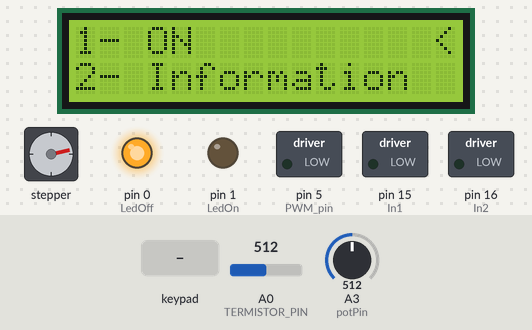
Bench run of a sketch on a simulated Arduino Uno, built with avr-gcc and run on an emulated ATmega328P. On the bench: 16×2 character LCD, stepper motor, switched loads named in the sketch (green lamp = pin HIGH), output pins drawn as LEDs (lit = HIGH). The inputs (shaded band) are chosen by the test bench; at power-on: A3 (potPin) = 512, A0 (TERMISTOR_PIN) = 512. Stepper angles assume 200 steps per turn.

Above: at 1.2 s.
1.3 s: key '#' pressed
At 1.48 s:
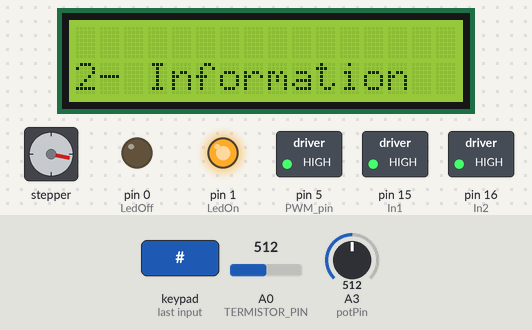
At 2.09 s:
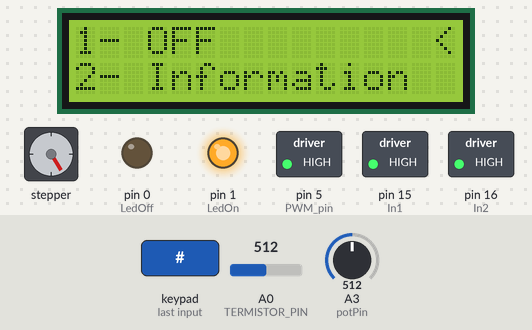
3.7 s: key 'B' pressed
At 3.91 s:
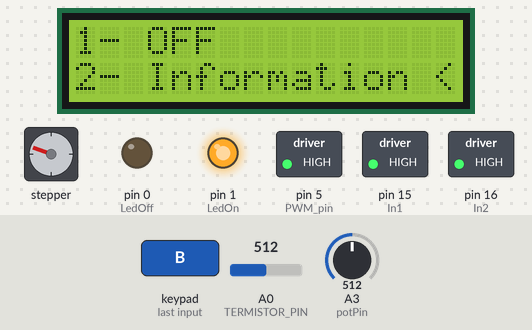
At 4.52 s:
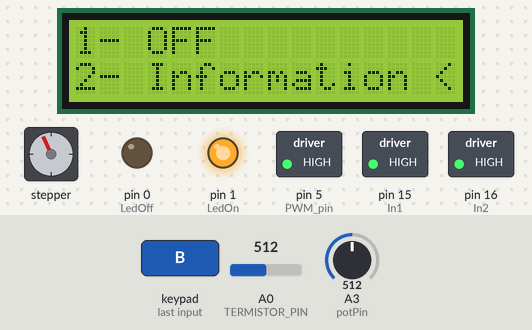
6.1 s: keypad keys 4 1 2 1 1 1 0 # pressed 0.4 s apart
10.8 s: A3 (potPin) set to 113
13.8 s: A3 (potPin) set to 91
16.8 s: keypad keys 4 1 2 1 1 1 0 D pressed 0.4 s apart
Timing chart, 0 to 23.9 s (numbered marks = the images above; inputs shaded):
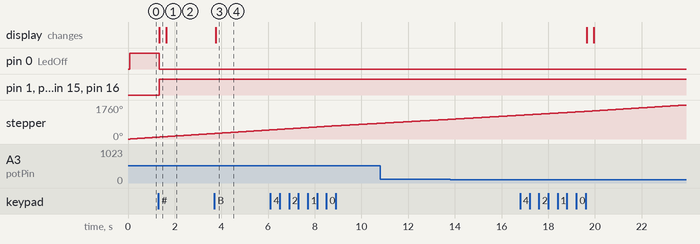

The sketch:

main.ino
```cpp
/*
  * This is a program for an extructor filament created in ULSA university for
 * re-use bottle plastic material (PETG) to then use in a 3D printed.
 *
 * Autors: Ana Arce
 *         Daniel Centeno
 *         David Santana
 *
 * Version: 1.1.3
 *
 * Pin used:
 *
 * KeyPad Pines :
 *    for rows = 4, 12, 11, 10
 *    for column = 9, 8, 7, 6
 *
 * LCD 16x2 with I2C communication model pines:
 *    for SDA = A4
 *    for SCL = A5
 *
 *Big Steeper motor (Extructor motor)
 *
 *  for motor direction = 2
 *  for signal motor = 3
 *  for Enable = 4
 *
 *Termistor
 *
 *  for termistor = A0
 *
 *PWM Output signal pin
 *
 *  for PWM_pin = 5
 *
 *Indication Pin_Leds
 *
 *  for Led_On = 1
 *  for Led_Off = 0
 *
 *Fan Pins
 *
 *  for Fan1 = 15
 *  for fan2 = 16
 *
 *Pot Pin for the velocity of the stepper motor
 *
 *  for Velocity = A3
 *
 */

#include <Wire.h>
#include <LiquidCrystal_I2C.h>
#include <Keypad.h>
#include <AccelStepper.h>
#include <math.h>

//Display configuration
LiquidCrystal_I2C lcd(0x27,16,2); //0x3F  0x27  0x20  0x3c

//Keypad configuration
const int row_num = 4;
const int column_num = 4;

char keys[row_num][column_num] = {
    {'1', '2', '3', 'A'},
    {'4', '5', '6', 'B'},
    {'7', '8', '9', 'C'},
    {'.', '0', '#', 'D'}};

int line = 1;
char TECLA;
boolean state = false;

byte pin_rows[row_num] = {4, 12, 11, 10};
byte pin_column[column_num] = {9, 8, 7, 6};
Keypad teclado = Keypad(makeKeymap(keys), pin_rows, pin_column, 4, 4);


//Variable to control temperature
// Set temperatura for the PID
int set_temperature = 200;
// Variable to get the temperature
int temperature = 0;

// Definir constantes
const int TERMISTOR_PIN = A0;
const float R_FIXED = 10000.0;   // Resistencia en serie con el termistor
const float NOMINAL_RESISTANCE = 100000.0;  // Resistencia nominal del termistor
const float NOMINAL_TEMP = 25.0;  // Temperatura nominal del termistor
const float B_COEFFICIENT = 3950.0; // Coeficiente beta del termistor

//*********************************************************************************************************************************
// PID Values
float PID_error = 0;
float previous_error = 0;
float elapsedTime, Time, timePrev;
float PID_Signal = 0;
float last_set_temperature = 0;
int max_PWM = 255;
int PWM_pin = 5;

//***********************************************************************************************************************************
// PID contants
float Kp = 90, P = 0;
float Ki = 30, I = 0;
float Kd = 80, D = 0;
float last_kp = 0;
float last_ki = 0;
float last_kd = 0;

//************************************************************************************************************************************
//Stepper motor configuration

#define dirPin 2
#define stepPin 3
#define enPin 4
int potPin = A3;
int motorSpeed = 0;
int MotorSpeedPercentage = 0;
AccelStepper stepper(AccelStepper::DRIVER, stepPin, dirPin);

//************************************************************************************************************************************
//Fan's and Led's asignations
int In1 = 15;
int In2 = 16;
int LedOn = 1;
int LedOff = 0;
bool flag = true;

//************************************************************************************************************************************
// CLEAR LCD VAR
int Variacion_Temperatura = 0;
int i = 0;

void setup()
{

  //Initialize LCD and Turn on background light
  lcd.init();
  lcd.backlight();

  //Initialize the Wire
  Wire.begin();

  //Motor setup configuration
  pinMode(enPin, OUTPUT);
  digitalWrite(enPin, LOW);
  stepper.setMaxSpeed(1000);
  stepper.setAcceleration(500);

  //Leds and fan configuration

  pinMode(In1, OUTPUT);
  pinMode(In2, OUTPUT);
  digitalWrite(In1, LOW);
  digitalWrite(In2, LOW);

  pinMode(LedOn, OUTPUT);
  pinMode(LedOff, OUTPUT);
  digitalWrite(LedOn, LOW);
  digitalWrite(LedOff, HIGH);

}

void loop()
{
  TECLA = teclado.getKey();
  Serial.println(TECLA);
  if(TECLA == 'B' && line < 3){
    line = line + 1;
    lcd.clear();

  }
  if(TECLA == 'A' && line > 1){
    line = line - 1;
    lcd.clear();
  }

  switch(line){
    case 1:
        lcd.setCursor(15,0);
        lcd.print("<");
        lcd.setCursor(0,0);
        if(state == true){
            lcd.print("1- OFF");
            if (TECLA == '#'){
                lcd.clear();
                function_state();
            }
        }
        else{
            lcd.print("1- ON");
            if (TECLA == '#'){
                lcd.clear();
                function_state();
            }
        }
        lcd.setCursor(0,1);
        lcd.print("2- Information");

        break;

    case 2:
        lcd.setCursor(0,0);
        if(state == true){
            lcd.print("1- OFF");
        }
        else{
          	lcd.print("1- ON");
        }
    	lcd.setCursor(15,1);
        lcd.print("<");
        lcd.setCursor(0,1);
        lcd.print("2- Information");
        if (TECLA == '#'){
            lcd.clear();
            function_information();
        }
        break;

     case 3:
        lcd.setCursor(15,0);
        lcd.print("<");
        lcd.setCursor(0,0);
        lcd.print("3- Edit");
        if(TECLA == '#'){
            lcd.clear();
            function_edit();
        }
        break;
  }

  start_Off();
}

void function_state(){
    //State of the process
    if(state == false){
        state = true;
    }
    else{
        state = false;
    }
}

void function_information(){

    while(1){
      // Contar Variaciones de temperatura
      if(Variacion_Temperatura != temperature){
        Variacion_Temperatura = temperature;
        i = i + 1;
      }
      // Limpiar Display LCD
      if(i >= 8){
          lcd.clear();
          i = 0;
        }
      TECLA = teclado.getKey();
      lcd.setCursor(0,0);
      lcd.print("Temp: "); lcd.print(temperature); lcd.print("/"); lcd.print(set_temperature);
      lcd.setCursor(0,1);

      MotorSpeedPercentage = map(motorSpeed, 0, 1000, 0, 100);

      lcd.print("Velocity: "); lcd.print(MotorSpeedPercentage); lcd.print("%");

      // Agregar pines a leer para mostrar la informacion

      if(TECLA == 'D'){
          lcd.clear();
          break;
      }

      start_Off();

    }
}
void function_edit() {
  String valor_char;
  while (1) {
    TECLA = teclado.getKey();
    lcd.setCursor(0, 0);
    lcd.print("Temperature:");
    if (isdigit(TECLA) && valor_char.length() < 15 || TECLA == '.') {
      valor_char += TECLA;
      lcd.setCursor(0, 1);
      lcd.print(valor_char);

    }

    if (TECLA == '#') {
      lcd.clear();
      set_temperature = valor_char.toFloat();
      valor_char = "";
      break;
    }

    if (TECLA == 'D') {
      lcd.clear();
      set_temperature = set_temperature;
      valor_char = "";
      break;
    }

    start_Off();
  }
}
void start_Off(){

  //Lecture of the pot to set the velocity of the motor
  int potVal = analogRead(potPin);

  motorSpeed = map(potVal, 0, 1023, 0, 1000);
  stepper.setSpeed(motorSpeed);
  stepper.runSpeed();

  // Leer el valor del termistor
  int reading = analogRead(TERMISTOR_PIN);

  // Calcular la resistencia del termistor
  float voltage = reading * 5.0 / 1023.0;
  float resistance = R_FIXED * (5.0 / voltage - 1.0);

  // Calcular la temperatura
  float steinhart;
  steinhart = resistance / NOMINAL_RESISTANCE;  // (R/Ro)
  steinhart = log(steinhart);                  // ln(R/Ro)
  steinhart /= B_COEFFICIENT;                   // 1/B * ln(R/Ro)
  steinhart += 1.0 / (NOMINAL_TEMP + 273.15);    // + (1/To)
  steinhart = 1.0 / steinhart - 273.15;          // Invertir y convertir a Celsius

  temperature = steinhart;


  if (state == true)
  {

    //Turn the LedON and turn off the LedOff
    digitalWrite(LedOn, HIGH);
    digitalWrite(LedOff, LOW);
    //Turn on the Fans
    digitalWrite(In1, HIGH);
    digitalWrite(In2, HIGH);

    // Calculate the error between the setpoint and the real value
    PID_error = set_temperature - temperature + 6;
    // Calculate the P value
    P = 0.01 * Kp * PID_error;
    // Calculate the I value in a range on +-6
    I = 0.01 * I + (Ki * PID_error);
    // For derivative we need real time to calculate speed change rate
    timePrev = Time;
    Time = millis();
    elapsedTime = (Time - timePrev) / 1000;
    // Now we can calculate the D Value
    D = 0.01 * Kd * ((PID_error - previous_error) / elapsedTime);
    // Calculate the final PID value is the sum of P+I+D
    PID_Signal = P + I + D;
    // We define PWM range between 0 and 255
    if (PID_Signal < 0)
    {
      PID_Signal = 0;
    }
    if (PID_Signal > max_PWM)
    {
      PID_Signal = max_PWM;
    }
    // Now we can write the PWM signal to the mosfet on digital pin D5
    analogWrite(PWM_pin, PID_Signal);
    previous_error = PID_error; // Remember to store the previous error for next loop.

  }
  else
  {
    // Apagar todo
    PID_Signal = 0;
    analogWrite(PWM_pin, PID_Signal);
    digitalWrite(LedOff, HIGH);
    digitalWrite(LedOn, LOW);
    digitalWrite(In1, LOW);
    digitalWrite(In2, LOW);
  }
}
```

Measured:
- after the input at 1.3 s, pin 0 (LedOff): HIGH → LOW at once; pin 1 (LedOn), pin 5 (PWM_pin), pin 15 (In1), pin 16 (In2): LOW → HIGH at once; the display: changes at once (image 1)
- after the input at 3.7 s, the display: changes after 0.06 s (image 3)
